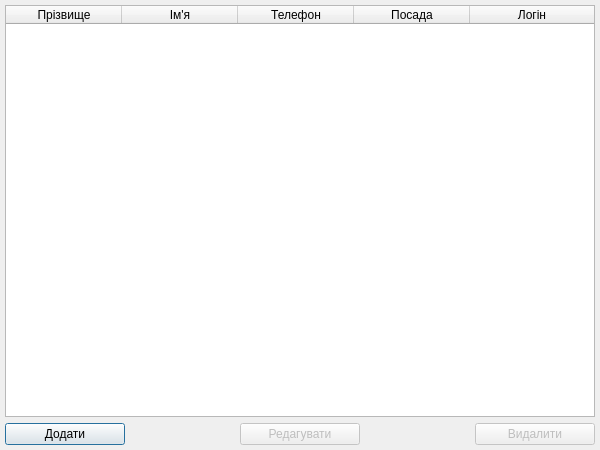
<?xml version="1.0" encoding="UTF-8"?>
<ui version="4.0">
 <class>WorkersDialog</class>
 <widget class="QDialog" name="WorkersDialog">
  <property name="geometry">
   <rect>
    <x>0</x>
    <y>0</y>
    <width>600</width>
    <height>450</height>
   </rect>
  </property>
  <property name="windowTitle">
   <string>Працівники</string>
  </property>
  <property name="windowIcon">
   <iconset resource="icons.qrc">
    <normaloff>:/icons/icons/people.ico</normaloff>:/icons/icons/people.ico</iconset>
  </property>
  <layout class="QGridLayout" name="gridLayout">
   <property name="leftMargin">
    <number>5</number>
   </property>
   <property name="topMargin">
    <number>5</number>
   </property>
   <property name="rightMargin">
    <number>5</number>
   </property>
   <property name="bottomMargin">
    <number>5</number>
   </property>
   <item row="0" column="0">
    <widget class="QTableWidget" name="tableWorkers">
     <property name="contextMenuPolicy">
      <enum>Qt::CustomContextMenu</enum>
     </property>
     <property name="verticalScrollBarPolicy">
      <enum>Qt::ScrollBarAsNeeded</enum>
     </property>
     <property name="horizontalScrollBarPolicy">
      <enum>Qt::ScrollBarAlwaysOff</enum>
     </property>
     <property name="selectionMode">
      <enum>QAbstractItemView::SingleSelection</enum>
     </property>
     <property name="selectionBehavior">
      <enum>QAbstractItemView::SelectRows</enum>
     </property>
     <attribute name="horizontalHeaderCascadingSectionResizes">
      <bool>true</bool>
     </attribute>
     <attribute name="horizontalHeaderDefaultSectionSize">
      <number>116</number>
     </attribute>
     <attribute name="horizontalHeaderStretchLastSection">
      <bool>true</bool>
     </attribute>
     <attribute name="verticalHeaderVisible">
      <bool>false</bool>
     </attribute>
     <column>
      <property name="text">
       <string>Прізвище</string>
      </property>
     </column>
     <column>
      <property name="text">
       <string>Ім'я</string>
      </property>
     </column>
     <column>
      <property name="text">
       <string>Телефон</string>
      </property>
     </column>
     <column>
      <property name="text">
       <string>Посада</string>
      </property>
     </column>
     <column>
      <property name="text">
       <string>Логін</string>
      </property>
     </column>
    </widget>
   </item>
   <item row="1" column="0">
    <layout class="QHBoxLayout" name="horizontalLayout" stretch="1,0,1,0,1">
     <item>
      <widget class="QPushButton" name="addButton">
       <property name="minimumSize">
        <size>
         <width>120</width>
         <height>0</height>
        </size>
       </property>
       <property name="maximumSize">
        <size>
         <width>120</width>
         <height>16777215</height>
        </size>
       </property>
       <property name="text">
        <string>Додати</string>
       </property>
      </widget>
     </item>
     <item>
      <spacer name="horizontalSpacer">
       <property name="orientation">
        <enum>Qt::Horizontal</enum>
       </property>
       <property name="sizeHint" stdset="0">
        <size>
         <width>40</width>
         <height>20</height>
        </size>
       </property>
      </spacer>
     </item>
     <item>
      <widget class="QPushButton" name="editButton">
       <property name="enabled">
        <bool>false</bool>
       </property>
       <property name="minimumSize">
        <size>
         <width>120</width>
         <height>0</height>
        </size>
       </property>
       <property name="maximumSize">
        <size>
         <width>120</width>
         <height>16777215</height>
        </size>
       </property>
       <property name="text">
        <string>Редагувати</string>
       </property>
      </widget>
     </item>
     <item>
      <spacer name="horizontalSpacer_2">
       <property name="orientation">
        <enum>Qt::Horizontal</enum>
       </property>
       <property name="sizeHint" stdset="0">
        <size>
         <width>40</width>
         <height>20</height>
        </size>
       </property>
      </spacer>
     </item>
     <item>
      <widget class="QPushButton" name="removeButton">
       <property name="enabled">
        <bool>false</bool>
       </property>
       <property name="minimumSize">
        <size>
         <width>120</width>
         <height>0</height>
        </size>
       </property>
       <property name="maximumSize">
        <size>
         <width>120</width>
         <height>16777215</height>
        </size>
       </property>
       <property name="text">
        <string>Видалити</string>
       </property>
      </widget>
     </item>
    </layout>
   </item>
  </layout>
  <action name="actionAddWorker">
   <property name="icon">
    <iconset resource="icons.qrc">
     <normaloff>:/icons/icons/add.ico</normaloff>:/icons/icons/add.ico</iconset>
   </property>
   <property name="text">
    <string>Додати співробітника</string>
   </property>
  </action>
  <action name="actionEditWorker">
   <property name="icon">
    <iconset resource="icons.qrc">
     <normaloff>:/icons/icons/edit.ico</normaloff>:/icons/icons/edit.ico</iconset>
   </property>
   <property name="text">
    <string>Редагувати співробітника</string>
   </property>
  </action>
  <action name="actionRemoveWorker">
   <property name="icon">
    <iconset resource="icons.qrc">
     <normaloff>:/icons/icons/remove.ico</normaloff>:/icons/icons/remove.ico</iconset>
   </property>
   <property name="text">
    <string>Видалити співробітника</string>
   </property>
  </action>
  <action name="actionUpdateWorkers">
   <property name="icon">
    <iconset resource="icons.qrc">
     <normaloff>:/icons/icons/update.ico</normaloff>:/icons/icons/update.ico</iconset>
   </property>
   <property name="text">
    <string>Оновити</string>
   </property>
  </action>
 </widget>
 <resources>
  <include location="icons.qrc"/>
 </resources>
 <connections/>
</ui>
